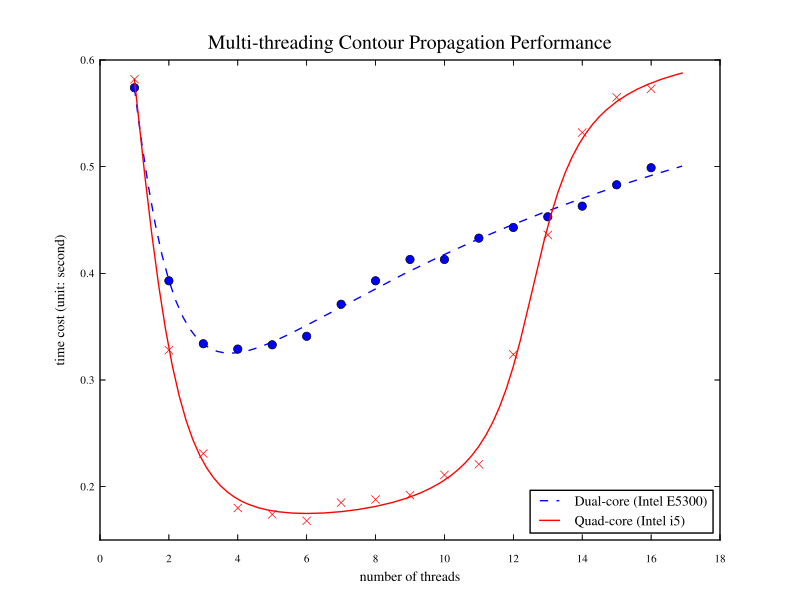

Reproduce this figure in Python.
#!/usr/bin/env python

import os
from pylab import *
from scipy import optimize
from matplotlib.font_manager import fontManager, FontProperties
from mpl_toolkits.axes_grid.axislines import Subplot
from matplotlib import rc
from scipy import interpolate
# rc('font',**{'family':'sans-serif','sans-serif':['Helvetica']})
rc('font',**{'family':'serif','serif':['Times']})
# rc('font',**{'family':'monospace','monospace':['Courier']})
rc('text', usetex=True)

fig = figure(1)
ax = Subplot(fig,111)
fig.add_subplot(ax)


# params = {'backend': 'ps',
#           'axes.labelsize': 10,
#           'text.fontsize': 10,
#           'legend.fontsize': 10,
#           'xtick.labelsize': 8,
#           'ytick.labelsize': 8,
#           'text.usetex': True}
# rcParams.update(params)

data1 = array([[1,0.574], [2,0.393], [3,0.334], [4,0.329], [5, 0.333], 
               [6, 0.341], [7, 0.371], [8,0.393], [9,0.413], [10,0.413], 
               [11,0.433], [12,0.443], [13,0.453], [14,0.463], [15,0.483], [16,0.499]])
data2 = array([[1,0.582], [2,0.328], [3,0.231], [4,0.180], [5,0.174], 
               [6,0.168], [7,0.185], [8,0.188], [9,0.192], [10,0.211], 
               [11,0.221], [12,0.324], [13,0.436], [14,0.532], [15,0.565], [16,0.573]])
fn = 'fig-perf-plot.pdf'



# fitfunc = lambda p, x: log(p[0]*x+p[1])**2+p[2]*arctan(p[3]*x)+p[4]
fitfunc = lambda p, x: p[0]/(x**p[1]+x*p[1]+p[2])+p[3]*arctan(p[4]*x+p[5])+p[6]
errfunc = lambda p, x, y: fitfunc(p, x)- y
p0 = [1., 1., 1., 1., 1., 1., 1.] # Initial guess for the parameters

# fitfunc = lambda p, x: p[0]*sin(p[1]*x+p[2])+p[3]
# # fitfunc = lambda p, x: p[0]/(x**p[3])+p[4]*arctan(p[1]*x)+p[2]
# errfunc = lambda p, x, y: fitfunc(p, x)- y
# p0 = [1., 1., 1., 1.] # Initial guess for the parameters

pd1, success1 = optimize.leastsq(errfunc, p0[:], args=(data1[:,0], data1[:,1]))
print pd1
pd2, success2 = optimize.leastsq(errfunc, p0[:], args=(data2[:,0], data2[:,1]))
print pd1

time = arange(1, 17, .1) # linspace(Tx.min(), Tx.max(), 100)

# Plot of the data and the fit
# plot(data[:,0], data[:,1], "bo")
# plot(data1[:,0], data1[:,1], "yo", time, fitfunc(pd1, time), "y:", label='dual-core (Intel E5300)') 
# plot(data2[:,0], data2[:,1], "rx", time, fitfunc(pd2, time), "r-", label='quad-core (Intel i5)') 
plot(time, fitfunc(pd1, time), "b--", label='Dual-core (Intel E5300)') 
plot(data1[:,0], data1[:,1], "bo") 
plot(time, fitfunc(pd2, time), "r-", label='Quad-core (Intel i5)') 
plot(data2[:,0], data2[:,1], "rx") 


# ----------------------------------------------------------------------------
# s = interpolate.InterpolatedUnivariateSpline(data[:,0], data[:,1])

# xnew = linspace(1,32,100)# arange(1, 32, 0.1)
# xnew = arange(1, 33, 1)
# ynew = s(xnew)

# print a[:,1]
# plot(data[:,0],data[:,1], 'o', xnew, ynew)
# plot(data[:,0],data[:,1])

# for direction in ["left", "right", "bottom", "top"]:
#     ax.axis[direction].set_visible(False)

# bar(data[:,0],data[:,1])
# xticks(data[:,0]+0.2)

xlabel('number of threads')
ylabel('time cost (unit: second)')
title('Multi-threading Contour Propagation Performance')
legend(loc='lower right')
savefig(fn)
show()

# os.system('display '+fn)
# os.system('epstopdf '+fn)
# os.system('evince propagate-performance.pdf')
